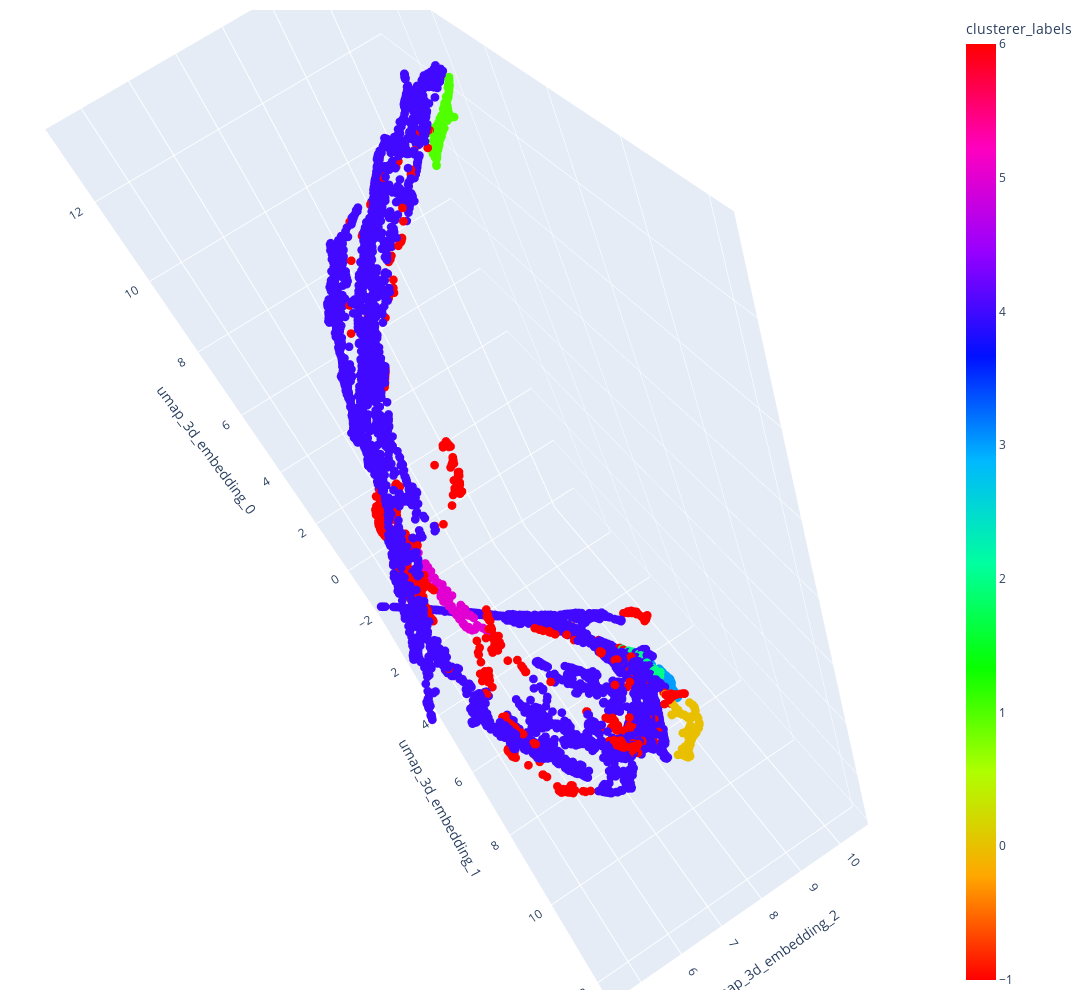

Source (notebook cell):
### Markdown cell above
## visualize in 3d using plotly

### Code cell
fig = px.scatter_3d(
    rsp, 
    x='umap_3d_embedding_0', 
    y='umap_3d_embedding_1', 
    z='umap_3d_embedding_2',
    color='clusterer_labels',
    color_continuous_scale='hsv',
)

fig.update_traces(marker=dict(size=3))

# optional view positioning parameters (I don't really understand these, just toying with them to get a view I like!)
camera = dict(
    up=dict(x=3, y=1.75, z=0.25),
    eye=dict(x=1.5, y=1.5, z=-0.2)
)

fig.update_layout(
    scene_camera=camera,
    margin=dict(l=30, r=30, t=10, b=10),
    width=1200,
    height=1000,
)
# fig.write_html("/home/dougo/code/dougollerenshaw.github.io/figures_to_share/2020.08.21_k_means_on_umap.html")
fig.show()

### Figure 1 — Plotly figure (JSON) as saved in the notebook; plotly's stock layout.template omitted (floating-point values rounded to 4 significant figures; data arrays with more than 128 entries replaced by an {"elided": "..."} marker saying what was removed)
{"data": [{"hovertemplate": "umap_3d_embedding_0=%{x}<br>umap_3d_embedding_1=%{y}<br>umap_3d_embedding_2=%{z}<br>clusterer_labels=%{marker.color}<extra></extra>", "legendgroup": "", "marker": {"color": {"elided": "7300 int values"}, "coloraxis": "coloraxis", "size": 3, "symbol": "circle"}, "mode": "markers", "name": "", "scene": "scene", "showlegend": false, "type": "scatter3d", "x": {"elided": "7300 float values"}, "y": {"elided": "7300 float values"}, "z": {"elided": "7300 float values"}}], "layout": {"coloraxis": {"colorbar": {"title": {"text": "clusterer_labels"}}, "colorscale": [[0, "#ff0000"], [0.1111, "#ffa700"], [0.2222, "#afff00"], [0.3333, "#08ff00"], [0.4444, "#00ff9f"], [0.5556, "#00b7ff"], [0.6667, "#0010ff"], [0.7778, "#9700ff"], [0.8889, "#ff00bf"], [1, "#ff0000"]]}, "height": 1000, "legend": {"tracegroupgap": 0}, "margin": {"b": 10, "l": 30, "r": 30, "t": 10}, "scene": {"camera": {"eye": {"x": 1.5, "y": 1.5, "z": -0.2}, "up": {"x": 3, "y": 1.75, "z": 0.25}}, "domain": {"x": [0, 1], "y": [0, 1]}, "xaxis": {"title": {"text": "umap_3d_embedding_0"}}, "yaxis": {"title": {"text": "umap_3d_embedding_1"}}, "zaxis": {"title": {"text": "umap_3d_embedding_2"}}}, "width": 1200}}
